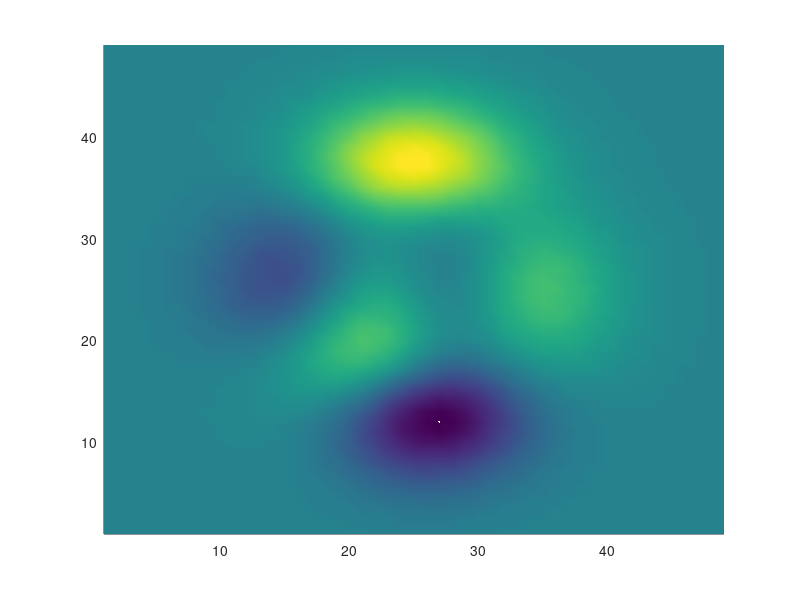
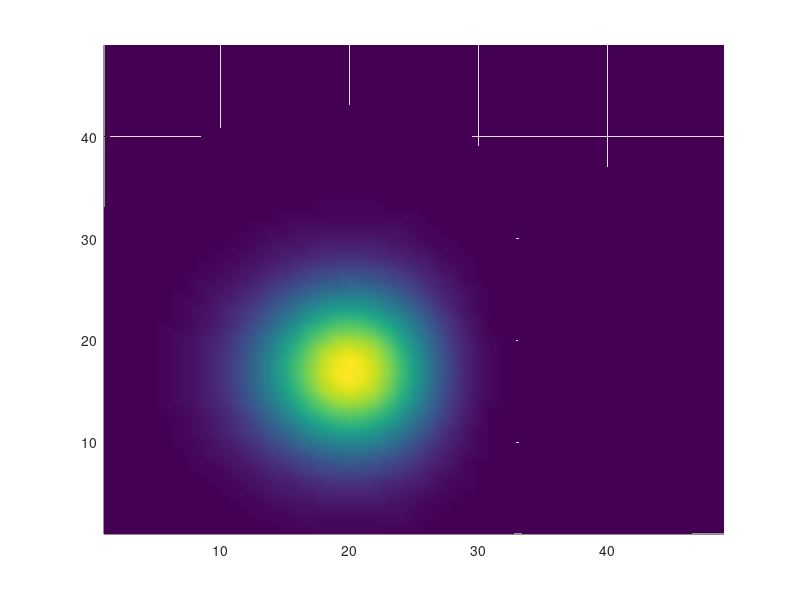
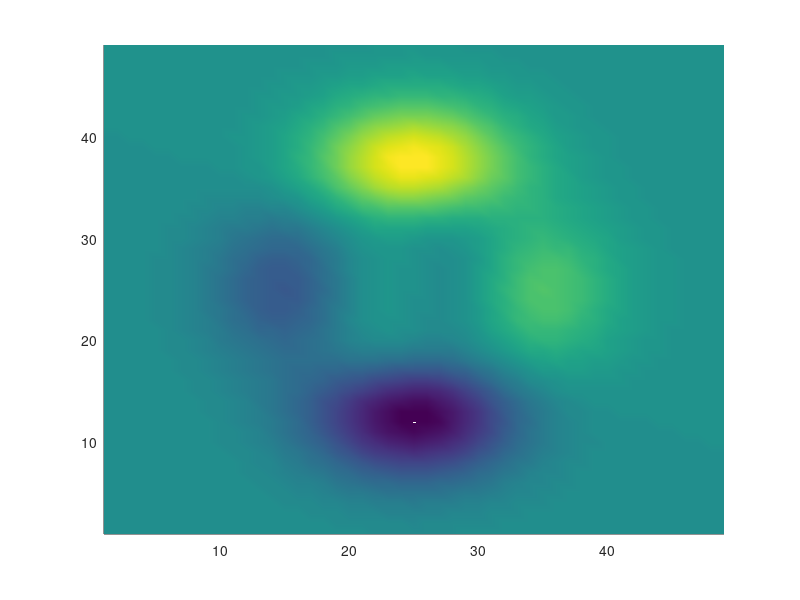
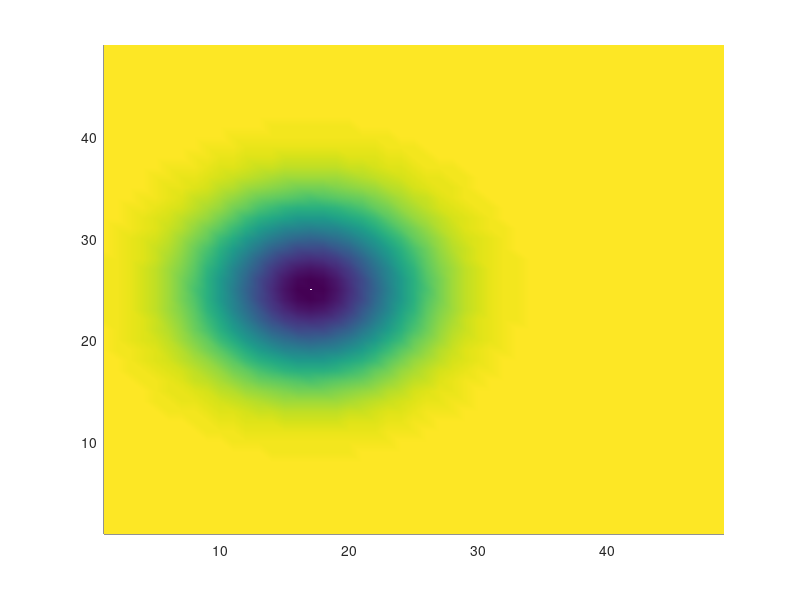

MATLAB code for these plots, in order:
%% DEMONSTRATE HOW TO MARKUP CODE TO PUBLISH TO A WEBPAGE  
%   Recipe: 3165_08_04: 
%   Copyright 2012 Packt Publishing
%   Revision: 1
%   Date: 2012-07-16 24:00:00
%

%% Declare Code Cells
% The double percent signs (%%) indicates the start of a new code cell.  

%% Add a Heading
% Make a cell with no code to add a heading.

%% Create a Contents Section
% A Contents section is automatically generated cross referncing each section heading.

%% Add Sections
% Cell Names Become Section Headings

%% Add Body Text
% A single percent sign denotes a comment line which is turned into body text. 

%% Add Code and Results 
figure;
[x y z] = peaks;
surf(z);view(2);shading interp;
set(gcf,'Color',[1 1 1]);axis tight;

%% Add source Equation in LaTeX format
% Enclose LaTeX expression using $ symbols:
%
% $$z =  3(1-x)^2e^{-(x^2) - (y+1)^2} - 10(\frac{x}{5} - x^3 - y^5)e^{-x^2-y^2} - \frac{1}{3}e^{-(x+1)^2 - y^2}$
% 
disp('');
% $$z =  3(1-x)^2e^{-(x^2) - (y+1)^2} - 10(\frac{x}{5} - x^3 - y^5)e^{-x^2-y^2} - \frac{1}{3}e^{-(x+1)^2 - y^2}$

%% Add Basic Text Formatting
% Enclose text using the:
%
% * _underscore_ sign makes it appear in italics
% * *asterix* sign makes it appear in bold
% * |pipe| sign makes it appear in mono face

%% Add Code and Results from Inside a Loop
zN{1} =  3*(1-x).^2.*exp(-(x.^2) - (y+1).^2);
zN{2} = - 10*(x/5 - x.^3 - y.^5).*exp(-x.^2-y.^2); 
zN{3} =  - 1/3*exp(-(x+1).^2 - y.^2);

for i = 1:3
    %%
    figure;
    surf(zN{i});view(2);shading interp;
    set(gcf,'Color',[1 1 1]);axis tight;
end

%% Fresh Start
close all;clear;clc

